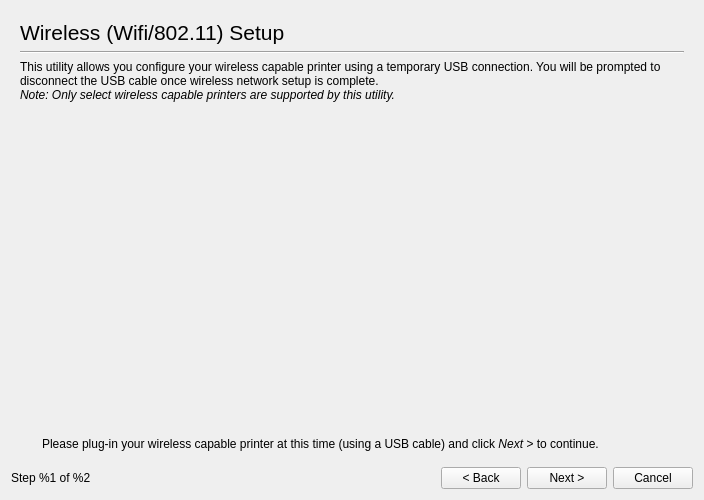
<?xml version="1.0" encoding="UTF-8"?>
<ui version="4.0">
 <class>Dialog</class>
 <widget class="QDialog" name="Dialog">
  <property name="windowModality">
   <enum>Qt::ApplicationModal</enum>
  </property>
  <property name="geometry">
   <rect>
    <x>0</x>
    <y>0</y>
    <width>700</width>
    <height>500</height>
   </rect>
  </property>
  <property name="windowTitle">
   <string>HP Device Manager - Wifi Setup</string>
  </property>
  <layout class="QGridLayout">
   <item row="0" column="0" colspan="5">
    <widget class="QStackedWidget" name="StackedWidget">
     <property name="frameShape">
      <enum>QFrame::NoFrame</enum>
     </property>
     <property name="currentIndex">
      <number>0</number>
     </property>
     <widget class="QWidget" name="DiscoveryPage">
      <layout class="QGridLayout">
       <item row="0" column="0" colspan="3">
        <widget class="QLabel" name="label">
         <property name="font">
          <font>
           <pointsize>16</pointsize>
          </font>
         </property>
         <property name="text">
          <string>Wireless (Wifi/802.11) Setup</string>
         </property>
        </widget>
       </item>
       <item row="1" column="0" colspan="3">
        <widget class="Line" name="line">
         <property name="orientation">
          <enum>Qt::Horizontal</enum>
         </property>
        </widget>
       </item>
       <item row="2" column="0" colspan="3">
        <widget class="QLabel" name="label_2">
         <property name="text">
          <string>&lt;html&gt;&lt;head&gt;&lt;meta name=&quot;qrichtext&quot; content=&quot;1&quot; /&gt;&lt;style type=&quot;text/css&quot;&gt;
p, li { white-space: pre-wrap; }
&lt;/style&gt;&lt;/head&gt;&lt;body style=&quot; font-family:'Sans Serif'; font-size:9pt; font-weight:400; font-style:normal;&quot;&gt;
&lt;p style=&quot; margin-top:0px; margin-bottom:0px; margin-left:0px; margin-right:0px; -qt-block-indent:0; text-indent:0px;&quot;&gt;This utility allows you configure your wireless capable printer using a temporary USB connection. You will be prompted to disconnect the USB cable once wireless network setup is complete.&lt;/p&gt;
&lt;p style=&quot; margin-top:0px; margin-bottom:0px; margin-left:0px; margin-right:0px; -qt-block-indent:0; text-indent:0px;&quot;&gt;&lt;span style=&quot; font-style:italic;&quot;&gt;Note: Only select wireless capable printers are supported by this utility.&lt;/span&gt;&lt;/p&gt;&lt;/body&gt;&lt;/html&gt;</string>
         </property>
         <property name="wordWrap">
          <bool>true</bool>
         </property>
        </widget>
       </item>
       <item row="3" column="1">
        <spacer>
         <property name="orientation">
          <enum>Qt::Vertical</enum>
         </property>
         <property name="sizeHint" stdset="0">
          <size>
           <width>20</width>
           <height>40</height>
          </size>
         </property>
        </spacer>
       </item>
       <item row="4" column="0">
        <spacer>
         <property name="orientation">
          <enum>Qt::Horizontal</enum>
         </property>
         <property name="sizeHint" stdset="0">
          <size>
           <width>40</width>
           <height>20</height>
          </size>
         </property>
        </spacer>
       </item>
       <item row="4" column="1">
        <widget class="QLabel" name="Picture">
         <property name="sizePolicy">
          <sizepolicy hsizetype="Fixed" vsizetype="Fixed">
           <horstretch>0</horstretch>
           <verstretch>0</verstretch>
          </sizepolicy>
         </property>
         <property name="minimumSize">
          <size>
           <width>396</width>
           <height>128</height>
          </size>
         </property>
         <property name="maximumSize">
          <size>
           <width>396</width>
           <height>128</height>
          </size>
         </property>
         <property name="text">
          <string/>
         </property>
        </widget>
       </item>
       <item row="4" column="2">
        <spacer>
         <property name="orientation">
          <enum>Qt::Horizontal</enum>
         </property>
         <property name="sizeHint" stdset="0">
          <size>
           <width>40</width>
           <height>20</height>
          </size>
         </property>
        </spacer>
       </item>
       <item row="5" column="0" colspan="3">
        <spacer>
         <property name="orientation">
          <enum>Qt::Vertical</enum>
         </property>
         <property name="sizeHint" stdset="0">
          <size>
           <width>664</width>
           <height>61</height>
          </size>
         </property>
        </spacer>
       </item>
       <item row="6" column="0" colspan="3">
        <layout class="QHBoxLayout">
         <item>
          <widget class="QLabel" name="InfoIcon">
           <property name="sizePolicy">
            <sizepolicy hsizetype="Fixed" vsizetype="Fixed">
             <horstretch>0</horstretch>
             <verstretch>0</verstretch>
            </sizepolicy>
           </property>
           <property name="minimumSize">
            <size>
             <width>16</width>
             <height>16</height>
            </size>
           </property>
           <property name="maximumSize">
            <size>
             <width>16</width>
             <height>16</height>
            </size>
           </property>
           <property name="text">
            <string/>
           </property>
          </widget>
         </item>
         <item>
          <widget class="QLabel" name="label_14">
           <property name="text">
            <string>&lt;html&gt;&lt;head&gt;&lt;meta name=&quot;qrichtext&quot; content=&quot;1&quot; /&gt;&lt;style type=&quot;text/css&quot;&gt;
p, li { white-space: pre-wrap; }
&lt;/style&gt;&lt;/head&gt;&lt;body style=&quot; font-family:'Sans Serif'; font-size:9pt; font-weight:400; font-style:normal;&quot;&gt;
&lt;p style=&quot; margin-top:0px; margin-bottom:0px; margin-left:0px; margin-right:0px; -qt-block-indent:0; text-indent:0px;&quot;&gt;Please plug-in your wireless capable printer at this time (using a USB cable) and click&lt;span style=&quot; font-style:italic;&quot;&gt; Next &amp;gt;&lt;/span&gt; to continue.&lt;/p&gt;&lt;/body&gt;&lt;/html&gt;</string>
           </property>
           <property name="wordWrap">
            <bool>true</bool>
           </property>
          </widget>
         </item>
        </layout>
       </item>
      </layout>
     </widget>
     <widget class="QWidget" name="page_2">
      <layout class="QGridLayout">
       <item row="0" column="0" colspan="2">
        <widget class="QLabel" name="label_4">
         <property name="font">
          <font>
           <pointsize>16</pointsize>
          </font>
         </property>
         <property name="text">
          <string>Select From Discovered Wireless Capable Devices</string>
         </property>
        </widget>
       </item>
       <item row="1" column="0" colspan="3">
        <widget class="Line" name="line_2">
         <property name="orientation">
          <enum>Qt::Horizontal</enum>
         </property>
        </widget>
       </item>
       <item row="2" column="0" colspan="3">
        <widget class="QTableWidget" name="DevicesTableWidget">
         <property name="alternatingRowColors">
          <bool>true</bool>
         </property>
         <property name="selectionMode">
          <enum>QAbstractItemView::SingleSelection</enum>
         </property>
         <property name="selectionBehavior">
          <enum>QAbstractItemView::SelectRows</enum>
         </property>
         <property name="sortingEnabled">
          <bool>false</bool>
         </property>
        </widget>
       </item>
       <item row="3" column="0">
        <layout class="QHBoxLayout">
         <item>
          <widget class="QLabel" name="DevicesFoundIcon">
           <property name="sizePolicy">
            <sizepolicy hsizetype="Fixed" vsizetype="Fixed">
             <horstretch>0</horstretch>
             <verstretch>0</verstretch>
            </sizepolicy>
           </property>
           <property name="minimumSize">
            <size>
             <width>16</width>
             <height>16</height>
            </size>
           </property>
           <property name="maximumSize">
            <size>
             <width>16</width>
             <height>16</height>
            </size>
           </property>
           <property name="frameShape">
            <enum>QFrame::NoFrame</enum>
           </property>
           <property name="text">
            <string/>
           </property>
          </widget>
         </item>
         <item>
          <widget class="QLabel" name="DevicesFoundLabel">
           <property name="sizePolicy">
            <sizepolicy hsizetype="Expanding" vsizetype="Preferred">
             <horstretch>0</horstretch>
             <verstretch>0</verstretch>
            </sizepolicy>
           </property>
           <property name="text">
            <string>Found 0 wireless capable devices on the USB bus.</string>
           </property>
           <property name="wordWrap">
            <bool>true</bool>
           </property>
          </widget>
         </item>
        </layout>
       </item>
       <item row="3" column="1">
        <spacer>
         <property name="orientation">
          <enum>Qt::Horizontal</enum>
         </property>
         <property name="sizeType">
          <enum>QSizePolicy::Preferred</enum>
         </property>
         <property name="sizeHint" stdset="0">
          <size>
           <width>21</width>
           <height>28</height>
          </size>
         </property>
        </spacer>
       </item>
       <item row="3" column="2">
        <widget class="QPushButton" name="RefreshButton">
         <property name="text">
          <string>Refresh</string>
         </property>
        </widget>
       </item>
      </layout>
     </widget>
     <widget class="QWidget" name="page_3">
      <layout class="QGridLayout">
       <item row="0" column="0">
        <widget class="QLabel" name="label_5">
         <property name="font">
          <font>
           <pointsize>16</pointsize>
          </font>
         </property>
         <property name="text">
          <string>Find and Select a Wireless Network</string>
         </property>
        </widget>
       </item>
       <item row="1" column="0">
        <widget class="Line" name="line_3">
         <property name="orientation">
          <enum>Qt::Horizontal</enum>
         </property>
        </widget>
       </item>
       <item row="2" column="0">
        <widget class="QGroupBox" name="groupBox_3">
         <property name="title">
          <string>Find Wireless Network</string>
         </property>
         <layout class="QGridLayout">
          <item row="0" column="0" colspan="3">
           <widget class="QRadioButton" name="UndirectedRadioButton">
            <property name="text">
             <string>Search for wireless networks automatically</string>
            </property>
            <property name="checked">
             <bool>true</bool>
            </property>
           </widget>
          </item>
          <item row="1" column="0" colspan="2">
           <widget class="QRadioButton" name="DirectedRadioButton">
            <property name="text">
             <string>Enter the name (SSID) of a known wireless network:</string>
            </property>
           </widget>
          </item>
          <item row="1" column="2">
           <widget class="QLineEdit" name="SSIDLineEdit">
            <property name="enabled">
             <bool>false</bool>
            </property>
           </widget>
          </item>
          <item row="2" column="0">
           <widget class="QPushButton" name="SearchPushButton">
            <property name="sizePolicy">
             <sizepolicy hsizetype="Maximum" vsizetype="Fixed">
              <horstretch>0</horstretch>
              <verstretch>0</verstretch>
             </sizepolicy>
            </property>
            <property name="text">
             <string>Search</string>
            </property>
           </widget>
          </item>
          <item row="2" column="1" colspan="2">
           <spacer>
            <property name="orientation">
             <enum>Qt::Horizontal</enum>
            </property>
            <property name="sizeHint" stdset="0">
             <size>
              <width>521</width>
              <height>20</height>
             </size>
            </property>
           </spacer>
          </item>
         </layout>
        </widget>
       </item>
       <item row="3" column="0">
        <widget class="QGroupBox" name="SelectSSIDGroupBox">
         <property name="title">
          <string>Wireless Networks</string>
         </property>
         <property name="checkable">
          <bool>false</bool>
         </property>
         <layout class="QGridLayout">
          <item row="0" column="0" colspan="2">
           <spacer>
            <property name="orientation">
             <enum>Qt::Horizontal</enum>
            </property>
            <property name="sizeHint" stdset="0">
             <size>
              <width>421</width>
              <height>20</height>
             </size>
            </property>
           </spacer>
          </item>
          <item row="0" column="2">
           <widget class="QCheckBox" name="ShowExtendedCheckBox">
            <property name="sizePolicy">
             <sizepolicy hsizetype="Maximum" vsizetype="Fixed">
              <horstretch>0</horstretch>
              <verstretch>0</verstretch>
             </sizepolicy>
            </property>
            <property name="text">
             <string>Show extended information</string>
            </property>
           </widget>
          </item>
          <item row="1" column="0" colspan="3">
           <widget class="QTableWidget" name="NetworksTableWidget">
            <property name="alternatingRowColors">
             <bool>true</bool>
            </property>
            <property name="selectionMode">
             <enum>QAbstractItemView::SingleSelection</enum>
            </property>
            <property name="selectionBehavior">
             <enum>QAbstractItemView::SelectRows</enum>
            </property>
            <property name="verticalScrollMode">
             <enum>QAbstractItemView::ScrollPerItem</enum>
            </property>
            <property name="horizontalScrollMode">
             <enum>QAbstractItemView::ScrollPerPixel</enum>
            </property>
           </widget>
          </item>
          <item row="2" column="0">
           <widget class="QLabel" name="NetworksFoundIcon">
            <property name="sizePolicy">
             <sizepolicy hsizetype="Fixed" vsizetype="Fixed">
              <horstretch>0</horstretch>
              <verstretch>0</verstretch>
             </sizepolicy>
            </property>
            <property name="minimumSize">
             <size>
              <width>16</width>
              <height>16</height>
             </size>
            </property>
            <property name="maximumSize">
             <size>
              <width>16</width>
              <height>16</height>
             </size>
            </property>
            <property name="frameShape">
             <enum>QFrame::NoFrame</enum>
            </property>
            <property name="text">
             <string/>
            </property>
           </widget>
          </item>
          <item row="2" column="1" colspan="2">
           <widget class="QLabel" name="NetworksFoundLabel">
            <property name="sizePolicy">
             <sizepolicy hsizetype="Expanding" vsizetype="Preferred">
              <horstretch>1</horstretch>
              <verstretch>0</verstretch>
             </sizepolicy>
            </property>
            <property name="text">
             <string>&lt;!DOCTYPE HTML PUBLIC &quot;-//W3C//DTD HTML 4.0//EN&quot; &quot;http://www.w3.org/TR/REC-html40/strict.dtd&quot;&gt;
&lt;html&gt;&lt;head&gt;&lt;meta name=&quot;qrichtext&quot; content=&quot;1&quot; /&gt;&lt;style type=&quot;text/css&quot;&gt;
p, li { white-space: pre-wrap; }
&lt;/style&gt;&lt;/head&gt;&lt;body style=&quot; font-family:'Sans'; font-size:10pt; font-weight:400; font-style:normal;&quot;&gt;
&lt;p style=&quot; margin-top:0px; margin-bottom:0px; margin-left:0px; margin-right:0px; -qt-block-indent:0; text-indent:0px;&quot;&gt;Found %1 wireless networks. Click &lt;span style=&quot; font-style:italic;&quot;&gt;Search&lt;/span&gt; to perform another search.&lt;/p&gt;&lt;/body&gt;&lt;/html&gt;</string>
            </property>
            <property name="wordWrap">
             <bool>true</bool>
            </property>
           </widget>
          </item>
         </layout>
        </widget>
       </item>
      </layout>
     </widget>
     <widget class="QWidget" name="page_5">
      <layout class="QGridLayout">
       <item row="0" column="0" colspan="2">
        <widget class="QLabel" name="label_15">
         <property name="font">
          <font>
           <pointsize>16</pointsize>
          </font>
         </property>
         <property name="text">
          <string>Configure Wireless</string>
         </property>
        </widget>
       </item>
       <item row="1" column="0" colspan="2">
        <widget class="Line" name="line_4">
         <property name="orientation">
          <enum>Qt::Horizontal</enum>
         </property>
        </widget>
       </item>
       <item row="2" column="0" colspan="2">
        <layout class="QHBoxLayout">
         <item>
          <widget class="QLabel" name="label_3">
           <property name="text">
            <string>&lt;!DOCTYPE HTML PUBLIC &quot;-//W3C//DTD HTML 4.0//EN&quot; &quot;http://www.w3.org/TR/REC-html40/strict.dtd&quot;&gt;
&lt;html&gt;&lt;head&gt;&lt;meta name=&quot;qrichtext&quot; content=&quot;1&quot; /&gt;&lt;style type=&quot;text/css&quot;&gt;
p, li { white-space: pre-wrap; }
&lt;/style&gt;&lt;/head&gt;&lt;body style=&quot; font-family:'Sans'; font-size:10pt; font-weight:400; font-style:normal;&quot;&gt;
&lt;p style=&quot; margin-top:0px; margin-bottom:0px; margin-left:0px; margin-right:0px; -qt-block-indent:0; text-indent:0px;&quot;&gt;&lt;span style=&quot; font-family:'Sans Serif';&quot;&gt;Wireless Network Name (SSID):&lt;/span&gt;&lt;/p&gt;&lt;/body&gt;&lt;/html&gt;</string>
           </property>
          </widget>
         </item>
         <item>
          <widget class="QLabel" name="SSIDLabel">
           <property name="sizePolicy">
            <sizepolicy hsizetype="Preferred" vsizetype="Preferred">
             <horstretch>1</horstretch>
             <verstretch>0</verstretch>
            </sizepolicy>
           </property>
           <property name="text">
            <string>&lt;!DOCTYPE HTML PUBLIC &quot;-//W3C//DTD HTML 4.0//EN&quot; &quot;http://www.w3.org/TR/REC-html40/strict.dtd&quot;&gt;
&lt;html&gt;&lt;head&gt;&lt;meta name=&quot;qrichtext&quot; content=&quot;1&quot; /&gt;&lt;style type=&quot;text/css&quot;&gt;
p, li { white-space: pre-wrap; }
&lt;/style&gt;&lt;/head&gt;&lt;body style=&quot; font-family:'Sans'; font-size:10pt; font-weight:400; font-style:normal;&quot;&gt;
&lt;p style=&quot; margin-top:0px; margin-bottom:0px; margin-left:0px; margin-right:0px; -qt-block-indent:0; text-indent:0px;&quot;&gt;&lt;span style=&quot; font-family:'Sans Serif';&quot;&gt;(unknown)&lt;/span&gt;&lt;/p&gt;&lt;/body&gt;&lt;/html&gt;</string>
           </property>
          </widget>
         </item>
         <item>
          <widget class="QLabel" name="StrengthIcon">
           <property name="sizePolicy">
            <sizepolicy hsizetype="Fixed" vsizetype="Fixed">
             <horstretch>0</horstretch>
             <verstretch>0</verstretch>
            </sizepolicy>
           </property>
           <property name="minimumSize">
            <size>
             <width>34</width>
             <height>20</height>
            </size>
           </property>
           <property name="maximumSize">
            <size>
             <width>34</width>
             <height>20</height>
            </size>
           </property>
           <property name="text">
            <string/>
           </property>
          </widget>
         </item>
        </layout>
       </item>
       <item row="3" column="1">
        <spacer>
         <property name="orientation">
          <enum>Qt::Vertical</enum>
         </property>
         <property name="sizeHint" stdset="0">
          <size>
           <width>20</width>
           <height>40</height>
          </size>
         </property>
        </spacer>
       </item>
       <item row="4" column="0" colspan="2">
        <widget class="QGroupBox" name="groupBox">
         <property name="title">
          <string>Wireless Security Type</string>
         </property>
         <layout class="QGridLayout">
          <item row="0" column="0">
           <widget class="ReadOnlyRadioButton" name="WEPRadioButton">
            <property name="text">
             <string>WEP (Wired Equivalent Privacy)</string>
            </property>
           </widget>
          </item>
          <item row="1" column="0">
           <widget class="ReadOnlyRadioButton" name="WPARadioButton">
            <property name="text">
             <string>WPA (Wi-Fi Protected Access)</string>
            </property>
           </widget>
          </item>
         </layout>
        </widget>
       </item>
       <item row="5" column="0" colspan="2">
        <widget class="QGroupBox" name="groupBox_2">
         <property name="title">
          <string>Wireless Security Key</string>
         </property>
         <layout class="QGridLayout">
          <item row="0" column="0">
           <widget class="QLabel" name="label_6">
            <property name="text">
             <string>Key:</string>
            </property>
           </widget>
          </item>
          <item row="0" column="1">
           <widget class="QLineEdit" name="KeyLineEdit">
            <property name="sizePolicy">
             <sizepolicy hsizetype="Expanding" vsizetype="Fixed">
              <horstretch>0</horstretch>
              <verstretch>0</verstretch>
             </sizepolicy>
            </property>
           </widget>
          </item>
          <item row="0" column="2">
           <widget class="QLabel" name="KeysIcon">
            <property name="sizePolicy">
             <sizepolicy hsizetype="Fixed" vsizetype="Fixed">
              <horstretch>0</horstretch>
              <verstretch>0</verstretch>
             </sizepolicy>
            </property>
            <property name="minimumSize">
             <size>
              <width>32</width>
              <height>32</height>
             </size>
            </property>
            <property name="maximumSize">
             <size>
              <width>32</width>
              <height>32</height>
             </size>
            </property>
            <property name="frameShape">
             <enum>QFrame::NoFrame</enum>
            </property>
            <property name="text">
             <string/>
            </property>
           </widget>
          </item>
          <item row="1" column="1" colspan="2">
           <widget class="QCheckBox" name="ShowKeyCheckBox">
            <property name="text">
             <string>Show key</string>
            </property>
           </widget>
          </item>
         </layout>
        </widget>
       </item>
       <item row="6" column="1">
        <spacer>
         <property name="orientation">
          <enum>Qt::Vertical</enum>
         </property>
         <property name="sizeHint" stdset="0">
          <size>
           <width>638</width>
           <height>81</height>
          </size>
         </property>
        </spacer>
       </item>
       <item row="7" column="0">
        <widget class="QLabel" name="ConfigureIcon">
         <property name="sizePolicy">
          <sizepolicy hsizetype="Fixed" vsizetype="Fixed">
           <horstretch>0</horstretch>
           <verstretch>0</verstretch>
          </sizepolicy>
         </property>
         <property name="minimumSize">
          <size>
           <width>16</width>
           <height>16</height>
          </size>
         </property>
         <property name="maximumSize">
          <size>
           <width>16</width>
           <height>16</height>
          </size>
         </property>
         <property name="text">
          <string/>
         </property>
        </widget>
       </item>
       <item row="7" column="1">
        <widget class="QLabel" name="label_7">
         <property name="text">
          <string>&lt;!DOCTYPE HTML PUBLIC &quot;-//W3C//DTD HTML 4.0//EN&quot; &quot;http://www.w3.org/TR/REC-html40/strict.dtd&quot;&gt;
&lt;html&gt;&lt;head&gt;&lt;meta name=&quot;qrichtext&quot; content=&quot;1&quot; /&gt;&lt;style type=&quot;text/css&quot;&gt;
p, li { white-space: pre-wrap; }
&lt;/style&gt;&lt;/head&gt;&lt;body style=&quot; font-family:'Sans'; font-size:10pt; font-weight:400; font-style:normal;&quot;&gt;
&lt;p style=&quot; margin-top:0px; margin-bottom:0px; margin-left:0px; margin-right:0px; -qt-block-indent:0; text-indent:0px;&quot;&gt;&lt;span style=&quot; font-family:'Sans Serif'; font-size:9pt;&quot;&gt;Enter the security key for the network, and click &lt;/span&gt;&lt;span style=&quot; font-family:'Sans Serif'; font-size:9pt; font-style:italic;&quot;&gt;Connect&lt;/span&gt;&lt;span style=&quot; font-family:'Sans Serif'; font-size:9pt;&quot;&gt; to continue.&lt;/span&gt;&lt;/p&gt;&lt;/body&gt;&lt;/html&gt;</string>
         </property>
        </widget>
       </item>
      </layout>
     </widget>
     <widget class="QWidget" name="page">
      <layout class="QGridLayout">
       <item row="0" column="0">
        <widget class="QLabel" name="label_16">
         <property name="font">
          <font>
           <pointsize>16</pointsize>
          </font>
         </property>
         <property name="text">
          <string>Wireless Configuration Results</string>
         </property>
        </widget>
       </item>
       <item row="1" column="0">
        <widget class="Line" name="line_5">
         <property name="orientation">
          <enum>Qt::Horizontal</enum>
         </property>
        </widget>
       </item>
       <item row="2" column="0">
        <widget class="QGroupBox" name="groupBox_4">
         <property name="title">
          <string>Wireless Configuration</string>
         </property>
         <layout class="QGridLayout">
          <item row="0" column="0">
           <widget class="QLabel" name="label_8">
            <property name="text">
             <string>&lt;!DOCTYPE HTML PUBLIC &quot;-//W3C//DTD HTML 4.0//EN&quot; &quot;http://www.w3.org/TR/REC-html40/strict.dtd&quot;&gt;
&lt;html&gt;&lt;head&gt;&lt;meta name=&quot;qrichtext&quot; content=&quot;1&quot; /&gt;&lt;style type=&quot;text/css&quot;&gt;
p, li { white-space: pre-wrap; }
&lt;/style&gt;&lt;/head&gt;&lt;body style=&quot; font-family:'Sans'; font-size:10pt; font-weight:400; font-style:normal;&quot;&gt;
&lt;p style=&quot; margin-top:0px; margin-bottom:0px; margin-left:0px; margin-right:0px; -qt-block-indent:0; text-indent:0px;&quot;&gt;&lt;span style=&quot; font-family:'Sans Serif'; font-size:9pt;&quot;&gt;Network:&lt;/span&gt;&lt;/p&gt;&lt;/body&gt;&lt;/html&gt;</string>
            </property>
           </widget>
          </item>
          <item row="0" column="1">
           <widget class="QLabel" name="SSIDLabel_2">
            <property name="sizePolicy">
             <sizepolicy hsizetype="Preferred" vsizetype="Preferred">
              <horstretch>1</horstretch>
              <verstretch>0</verstretch>
             </sizepolicy>
            </property>
            <property name="text">
             <string>TextLabel</string>
            </property>
           </widget>
          </item>
          <item row="0" column="2">
           <layout class="QHBoxLayout">
            <item>
             <widget class="QLabel" name="SignalStrengthIcon">
              <property name="sizePolicy">
               <sizepolicy hsizetype="Fixed" vsizetype="Fixed">
                <horstretch>0</horstretch>
                <verstretch>0</verstretch>
               </sizepolicy>
              </property>
              <property name="minimumSize">
               <size>
                <width>34</width>
                <height>20</height>
               </size>
              </property>
              <property name="maximumSize">
               <size>
                <width>34</width>
                <height>20</height>
               </size>
              </property>
              <property name="text">
               <string>(icon)</string>
              </property>
             </widget>
            </item>
            <item>
             <widget class="QLabel" name="SignalStrengthLabel">
              <property name="text">
               <string>0/5 (0dBm)</string>
              </property>
             </widget>
            </item>
           </layout>
          </item>
          <item row="1" column="0">
           <widget class="QLabel" name="label_9">
            <property name="text">
             <string>&lt;!DOCTYPE HTML PUBLIC &quot;-//W3C//DTD HTML 4.0//EN&quot; &quot;http://www.w3.org/TR/REC-html40/strict.dtd&quot;&gt;
&lt;html&gt;&lt;head&gt;&lt;meta name=&quot;qrichtext&quot; content=&quot;1&quot; /&gt;&lt;style type=&quot;text/css&quot;&gt;
p, li { white-space: pre-wrap; }
&lt;/style&gt;&lt;/head&gt;&lt;body style=&quot; font-family:'Sans'; font-size:10pt; font-weight:400; font-style:normal;&quot;&gt;
&lt;p style=&quot; margin-top:0px; margin-bottom:0px; margin-left:0px; margin-right:0px; -qt-block-indent:0; text-indent:0px;&quot;&gt;&lt;span style=&quot; font-family:'Sans Serif'; font-size:9pt;&quot;&gt;Address Mode:&lt;/span&gt;&lt;/p&gt;&lt;/body&gt;&lt;/html&gt;</string>
            </property>
           </widget>
          </item>
          <item row="1" column="1">
           <widget class="QLabel" name="AddressModeLabel">
            <property name="sizePolicy">
             <sizepolicy hsizetype="Preferred" vsizetype="Preferred">
              <horstretch>1</horstretch>
              <verstretch>0</verstretch>
             </sizepolicy>
            </property>
            <property name="text">
             <string>TextLabel</string>
            </property>
           </widget>
          </item>
          <item row="2" column="0">
           <widget class="QLabel" name="label_12">
            <property name="text">
             <string>&lt;!DOCTYPE HTML PUBLIC &quot;-//W3C//DTD HTML 4.0//EN&quot; &quot;http://www.w3.org/TR/REC-html40/strict.dtd&quot;&gt;
&lt;html&gt;&lt;head&gt;&lt;meta name=&quot;qrichtext&quot; content=&quot;1&quot; /&gt;&lt;style type=&quot;text/css&quot;&gt;
p, li { white-space: pre-wrap; }
&lt;/style&gt;&lt;/head&gt;&lt;body style=&quot; font-family:'Sans'; font-size:10pt; font-weight:400; font-style:normal;&quot;&gt;
&lt;p style=&quot; margin-top:0px; margin-bottom:0px; margin-left:0px; margin-right:0px; -qt-block-indent:0; text-indent:0px;&quot;&gt;&lt;span style=&quot; font-family:'Sans Serif'; font-size:9pt;&quot;&gt;Hostname:&lt;/span&gt;&lt;/p&gt;&lt;/body&gt;&lt;/html&gt;</string>
            </property>
           </widget>
          </item>
          <item row="2" column="1">
           <widget class="QLabel" name="HostnameLabel">
            <property name="sizePolicy">
             <sizepolicy hsizetype="Preferred" vsizetype="Preferred">
              <horstretch>1</horstretch>
              <verstretch>0</verstretch>
             </sizepolicy>
            </property>
            <property name="text">
             <string>TextLabel</string>
            </property>
           </widget>
          </item>
          <item row="3" column="0">
           <widget class="QLabel" name="label_10">
            <property name="text">
             <string>&lt;!DOCTYPE HTML PUBLIC &quot;-//W3C//DTD HTML 4.0//EN&quot; &quot;http://www.w3.org/TR/REC-html40/strict.dtd&quot;&gt;
&lt;html&gt;&lt;head&gt;&lt;meta name=&quot;qrichtext&quot; content=&quot;1&quot; /&gt;&lt;style type=&quot;text/css&quot;&gt;
p, li { white-space: pre-wrap; }
&lt;/style&gt;&lt;/head&gt;&lt;body style=&quot; font-family:'Sans'; font-size:10pt; font-weight:400; font-style:normal;&quot;&gt;
&lt;p style=&quot; margin-top:0px; margin-bottom:0px; margin-left:0px; margin-right:0px; -qt-block-indent:0; text-indent:0px;&quot;&gt;&lt;span style=&quot; font-family:'Sans Serif'; font-size:9pt;&quot;&gt;IP Address:&lt;/span&gt;&lt;/p&gt;&lt;/body&gt;&lt;/html&gt;</string>
            </property>
           </widget>
          </item>
          <item row="3" column="1">
           <widget class="QLabel" name="IPAddressLabel">
            <property name="sizePolicy">
             <sizepolicy hsizetype="Preferred" vsizetype="Preferred">
              <horstretch>1</horstretch>
              <verstretch>0</verstretch>
             </sizepolicy>
            </property>
            <property name="text">
             <string>TextLabel</string>
            </property>
           </widget>
          </item>
          <item row="4" column="0">
           <widget class="QLabel" name="label_11">
            <property name="text">
             <string>&lt;!DOCTYPE HTML PUBLIC &quot;-//W3C//DTD HTML 4.0//EN&quot; &quot;http://www.w3.org/TR/REC-html40/strict.dtd&quot;&gt;
&lt;html&gt;&lt;head&gt;&lt;meta name=&quot;qrichtext&quot; content=&quot;1&quot; /&gt;&lt;style type=&quot;text/css&quot;&gt;
p, li { white-space: pre-wrap; }
&lt;/style&gt;&lt;/head&gt;&lt;body style=&quot; font-family:'Sans'; font-size:10pt; font-weight:400; font-style:normal;&quot;&gt;
&lt;p style=&quot; margin-top:0px; margin-bottom:0px; margin-left:0px; margin-right:0px; -qt-block-indent:0; text-indent:0px;&quot;&gt;&lt;span style=&quot; font-family:'Sans Serif'; font-size:9pt;&quot;&gt;Gateway Address:&lt;/span&gt;&lt;/p&gt;&lt;/body&gt;&lt;/html&gt;</string>
            </property>
           </widget>
          </item>
          <item row="4" column="1">
           <widget class="QLabel" name="GatewayLabel">
            <property name="sizePolicy">
             <sizepolicy hsizetype="Preferred" vsizetype="Preferred">
              <horstretch>1</horstretch>
              <verstretch>0</verstretch>
             </sizepolicy>
            </property>
            <property name="text">
             <string>TextLabel</string>
            </property>
           </widget>
          </item>
          <item row="5" column="0">
           <widget class="QLabel" name="label_13">
            <property name="text">
             <string>&lt;!DOCTYPE HTML PUBLIC &quot;-//W3C//DTD HTML 4.0//EN&quot; &quot;http://www.w3.org/TR/REC-html40/strict.dtd&quot;&gt;
&lt;html&gt;&lt;head&gt;&lt;meta name=&quot;qrichtext&quot; content=&quot;1&quot; /&gt;&lt;style type=&quot;text/css&quot;&gt;
p, li { white-space: pre-wrap; }
&lt;/style&gt;&lt;/head&gt;&lt;body style=&quot; font-family:'Sans'; font-size:10pt; font-weight:400; font-style:normal;&quot;&gt;
&lt;p style=&quot; margin-top:0px; margin-bottom:0px; margin-left:0px; margin-right:0px; -qt-block-indent:0; text-indent:0px;&quot;&gt;&lt;span style=&quot; font-family:'Sans Serif'; font-size:9pt;&quot;&gt;DNS Address:&lt;/span&gt;&lt;/p&gt;&lt;/body&gt;&lt;/html&gt;</string>
            </property>
           </widget>
          </item>
          <item row="5" column="1">
           <widget class="QLabel" name="DNSLabel">
            <property name="sizePolicy">
             <sizepolicy hsizetype="Preferred" vsizetype="Preferred">
              <horstretch>1</horstretch>
              <verstretch>0</verstretch>
             </sizepolicy>
            </property>
            <property name="text">
             <string>TextLabel</string>
            </property>
           </widget>
          </item>
         </layout>
        </widget>
       </item>
       <item row="3" column="0">
        <widget class="QGroupBox" name="groupBox_5">
         <property name="sizePolicy">
          <sizepolicy hsizetype="Preferred" vsizetype="Preferred">
           <horstretch>0</horstretch>
           <verstretch>1</verstretch>
          </sizepolicy>
         </property>
         <property name="title">
          <string>Messages</string>
         </property>
         <layout class="QGridLayout">
          <item row="0" column="0">
           <widget class="QLabel" name="ExitIcon">
            <property name="sizePolicy">
             <sizepolicy hsizetype="Fixed" vsizetype="Fixed">
              <horstretch>0</horstretch>
              <verstretch>0</verstretch>
             </sizepolicy>
            </property>
            <property name="minimumSize">
             <size>
              <width>16</width>
              <height>16</height>
             </size>
            </property>
            <property name="maximumSize">
             <size>
              <width>16</width>
              <height>16</height>
             </size>
            </property>
            <property name="frameShape">
             <enum>QFrame::NoFrame</enum>
            </property>
            <property name="text">
             <string/>
            </property>
           </widget>
          </item>
          <item row="0" column="1" rowspan="2" colspan="2">
           <widget class="QLabel" name="ExitLabel">
            <property name="sizePolicy">
             <sizepolicy hsizetype="Expanding" vsizetype="Expanding">
              <horstretch>0</horstretch>
              <verstretch>0</verstretch>
             </sizepolicy>
            </property>
            <property name="frameShape">
             <enum>QFrame::NoFrame</enum>
            </property>
            <property name="text">
             <string>TextLabel</string>
            </property>
            <property name="alignment">
             <set>Qt::AlignLeading|Qt::AlignLeft|Qt::AlignTop</set>
            </property>
            <property name="wordWrap">
             <bool>true</bool>
            </property>
           </widget>
          </item>
          <item row="1" column="0">
           <spacer>
            <property name="orientation">
             <enum>Qt::Vertical</enum>
            </property>
            <property name="sizeHint" stdset="0">
             <size>
              <width>20</width>
              <height>40</height>
             </size>
            </property>
           </spacer>
          </item>
          <item row="2" column="0" colspan="2">
           <spacer>
            <property name="orientation">
             <enum>Qt::Horizontal</enum>
            </property>
            <property name="sizeHint" stdset="0">
             <size>
              <width>501</width>
              <height>20</height>
             </size>
            </property>
           </spacer>
          </item>
          <item row="2" column="2">
           <layout class="QHBoxLayout">
            <item>
             <widget class="QLabel" name="PageLabel2">
              <property name="text">
               <string>Message:</string>
              </property>
             </widget>
            </item>
            <item>
             <widget class="QSpinBox" name="PageSpinBox">
              <property name="minimum">
               <number>1</number>
              </property>
             </widget>
            </item>
            <item>
             <widget class="QLabel" name="PageLabel">
              <property name="text">
               <string>of XXX</string>
              </property>
             </widget>
            </item>
           </layout>
          </item>
         </layout>
        </widget>
       </item>
       <item row="4" column="0">
        <spacer>
         <property name="orientation">
          <enum>Qt::Vertical</enum>
         </property>
         <property name="sizeHint" stdset="0">
          <size>
           <width>664</width>
           <height>20</height>
          </size>
         </property>
        </spacer>
       </item>
      </layout>
     </widget>
    </widget>
   </item>
   <item row="1" column="0">
    <widget class="QLabel" name="StepText">
     <property name="text">
      <string>Step %1 of %2</string>
     </property>
    </widget>
   </item>
   <item row="1" column="1">
    <spacer>
     <property name="orientation">
      <enum>Qt::Horizontal</enum>
     </property>
     <property name="sizeHint" stdset="0">
      <size>
       <width>181</width>
       <height>20</height>
      </size>
     </property>
    </spacer>
   </item>
   <item row="1" column="2">
    <widget class="QPushButton" name="BackButton">
     <property name="text">
      <string>&lt; Back</string>
     </property>
    </widget>
   </item>
   <item row="1" column="3">
    <widget class="QPushButton" name="NextButton">
     <property name="text">
      <string>Next &gt;</string>
     </property>
    </widget>
   </item>
   <item row="1" column="4">
    <widget class="QPushButton" name="CancelButton">
     <property name="text">
      <string>Cancel</string>
     </property>
    </widget>
   </item>
  </layout>
 </widget>
 <customwidgets>
  <customwidget>
   <class>ReadOnlyRadioButton</class>
   <extends>QRadioButton</extends>
   <header>readonlyradiobutton.h</header>
  </customwidget>
 </customwidgets>
 <resources/>
 <connections/>
</ui>
